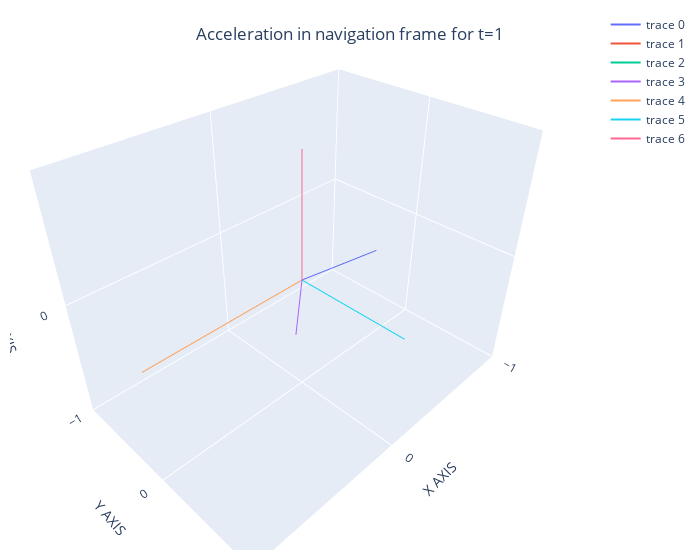

Source (notebook cell):
### Code cell
x_axis = [1,0,0]
y_axis = [0,1,0]
z_axis = [0,0,1]

nav_repr_x = navigation_acc( R= df.loc[1, "r"] , acc= x_axis)
nav_repr_y = navigation_acc( R= df.loc[1, "r"] , acc= x_axis)
nav_repr_z = navigation_acc( R= df.loc[1, "r"] , acc= x_axis)
nav_repr_acc = [df.loc[1, "nav_ax"], df.loc[1, "nav_ay"], df.loc[1, "nav_az"]]
print(nav_repr_y)

fig = go.Figure(data=[go.Scatter3d(mode='lines',x= [0,nav_repr_acc[0]], y= [0,nav_repr_acc[1]], z =[0,nav_repr_acc[2]], marker=dict(size=1)),
                      go.Scatter3d(mode='lines',x= [0,nav_repr_x[0]], y= [0,nav_repr_x[1]], z =[0,nav_repr_x[2]], marker=dict(size=1)),
                      go.Scatter3d(mode='lines',x= [0,nav_repr_y[0]], y= [0,nav_repr_y[1]], z =[0,nav_repr_y[2]], marker=dict(size=1)),
                      go.Scatter3d(mode='lines',x= [0,nav_repr_z[0]], y= [0,nav_repr_z[1]], z =[0,nav_repr_z[2]], marker=dict(size=1)),
                      go.Scatter3d(mode='lines',x= [0,1], y= [0,0], z =[0,0], marker=dict(size=1)),
                      go.Scatter3d(mode='lines',x= [0,0], y= [0,1], z =[0,0], marker=dict(size=1)),
                      go.Scatter3d(mode='lines',x= [0,0], y= [0,0], z =[0,1], marker=dict(size=1))])
fig.update_layout(
            title= {'text': "Acceleration in navigation frame for t=1", 'y':0.95, 'x':0.5, 'xanchor': 'center', 'yanchor': 'top'},
            scene = dict(
                xaxis_title='X AXIS',
                yaxis_title='Y AXIS',
                zaxis_title='Z AXIS',
                xaxis = dict(nticks=4, range=[-1,1],),
                yaxis = dict(nticks=4, range=[-1,1],),
                zaxis = dict(nticks=4, range=[-1,1],)),
                width=700,
                margin=dict(r=20, b=10, l=10, t=10))
fig.show()

### Figure 1 — Plotly figure (JSON) as saved in the notebook; plotly's stock layout.template omitted (floating-point values rounded to 4 significant figures)
{"data": [{"marker": {"size": 1}, "mode": "lines", "type": "scatter3d", "x": [0, -0.8743], "y": [0, -0.2785], "z": [0, -0.3974]}, {"marker": {"size": 1}, "mode": "lines", "type": "scatter3d", "x": [0, 0.5526], "y": [0, 0.7581], "z": [0, 0.3462]}, {"marker": {"size": 1}, "mode": "lines", "type": "scatter3d", "x": [0, 0.5526], "y": [0, 0.7581], "z": [0, 0.3462]}, {"marker": {"size": 1}, "mode": "lines", "type": "scatter3d", "x": [0, 0.5526], "y": [0, 0.7581], "z": [0, 0.3462]}, {"marker": {"size": 1}, "mode": "lines", "type": "scatter3d", "x": [0, 1], "y": [0, 0], "z": [0, 0]}, {"marker": {"size": 1}, "mode": "lines", "type": "scatter3d", "x": [0, 0], "y": [0, 1], "z": [0, 0]}, {"marker": {"size": 1}, "mode": "lines", "type": "scatter3d", "x": [0, 0], "y": [0, 0], "z": [0, 1]}], "layout": {"margin": {"b": 10, "l": 10, "r": 20, "t": 10}, "scene": {"xaxis": {"nticks": 4, "range": [-1, 1], "title": {"text": "X AXIS"}}, "yaxis": {"nticks": 4, "range": [-1, 1], "title": {"text": "Y AXIS"}}, "zaxis": {"nticks": 4, "range": [-1, 1], "title": {"text": "Z AXIS"}}}, "title": {"text": "Acceleration in navigation frame for t=1", "x": 0.5, "xanchor": "center", "y": 0.95, "yanchor": "top"}, "width": 700}}
